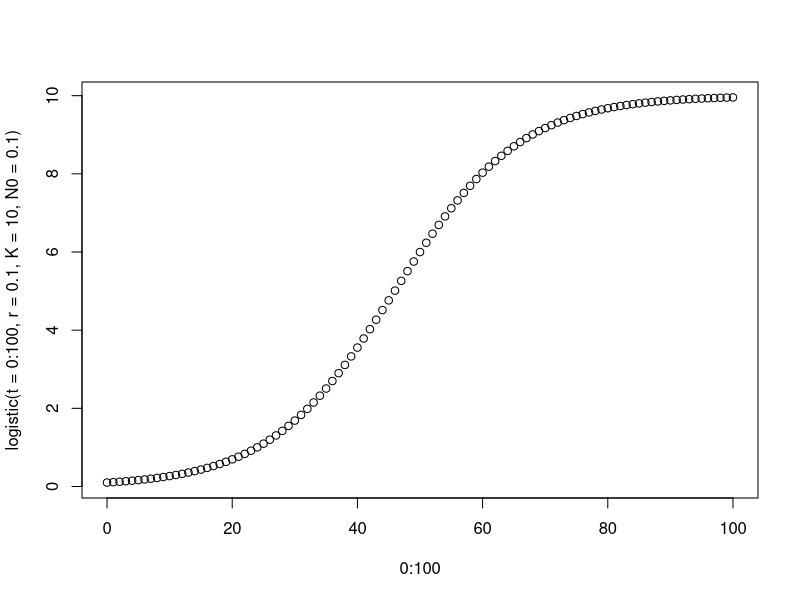

Source code (R):
## ---- chunk 1
rm(list=ls())
logistic <- function(t, r, K, N0) {
   K * N0 * exp(r * t) / (K + N0 * (exp(r * t) - 1))
   }
plot(0:100, logistic(t = 0:100, r = 0.1, K = 10, N0 = 0.1))
